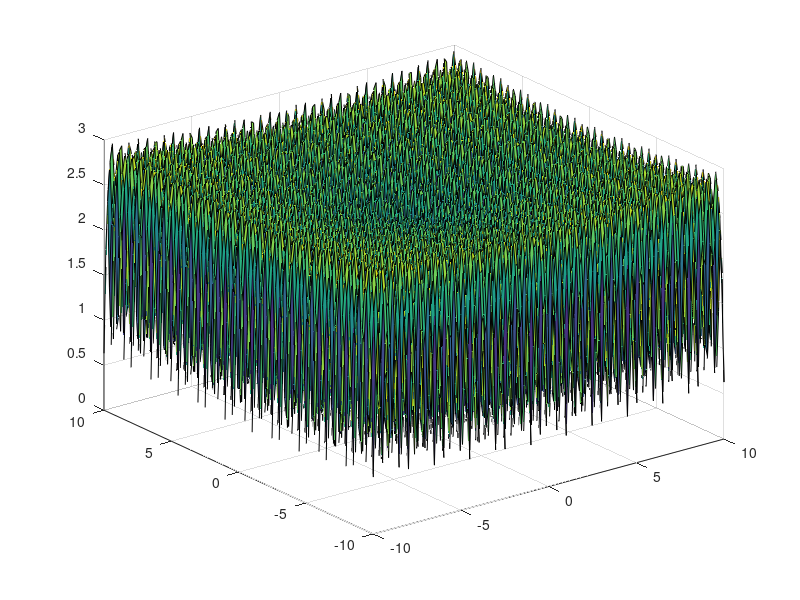

Recreate this plot in MATLAB.
clc
clear all
close all

a = 1;
b = 0.1;
c = 4*pi;
d = 2;


x = linspace(-10, 10, 150);
y = linspace(-10, 10, 150);
[X, Y] = meshgrid(x, y);
f = -a * exp(-b * (1/d * (X.^2 + Y.^2)).^0.5) - exp(1/d * (cos(c * X) + cos(c * Y))) + a + exp(1);
surf(X, Y, f);
